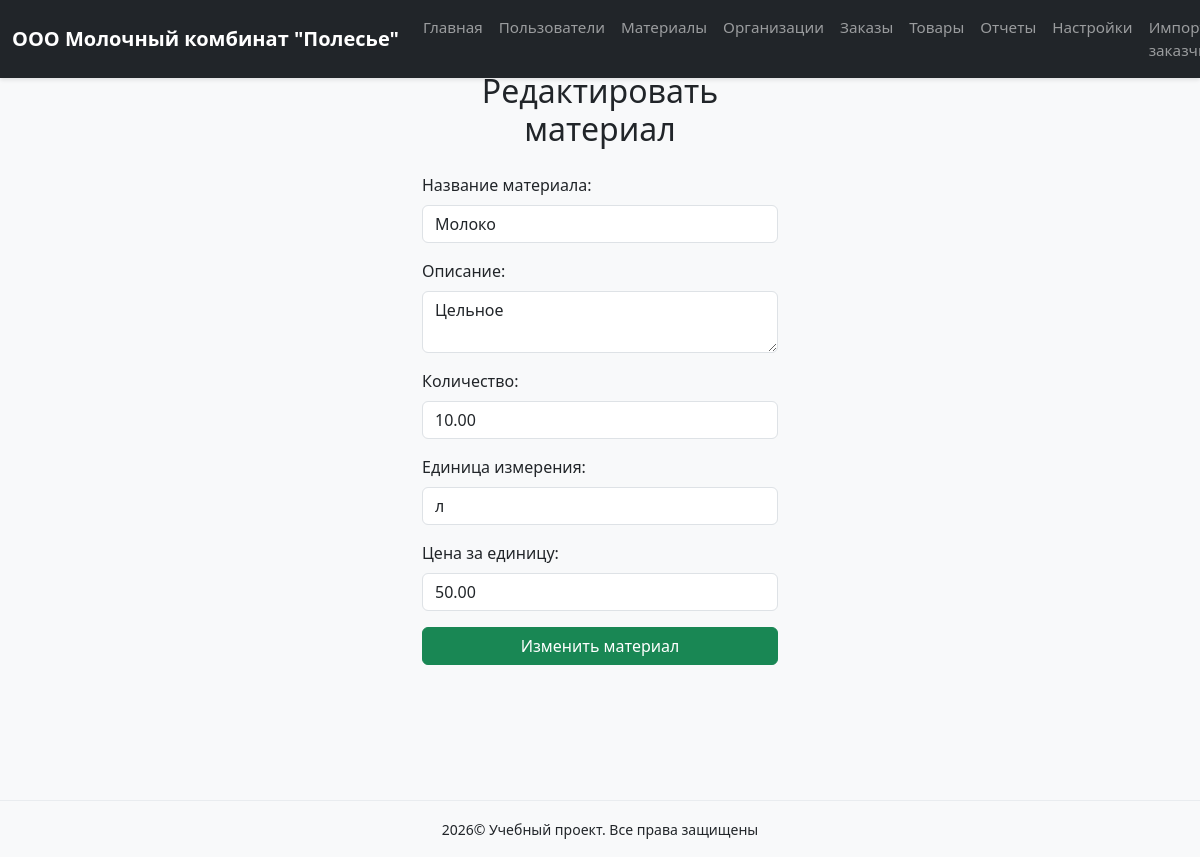
Screenshot of /edit-material/1 (signed in) with the database file from the repository.
### models.py (models this page shows, shortened)
class Material(db.Model):
    __tablename__ = 'materials'
    id = db.Column(db.Integer, primary_key=True)
    name = db.Column(db.String(100), nullable=False)
    description = db.Column(db.Text)
    quantity = db.Column(db.Float, nullable=False)
    unit = db.Column(db.String(20), nullable=False)
    price_per_unit = db.Column(db.Float, nullable=False)
    created_at = db.Column(db.DateTime, default=datetime.utcnow)
    updated_at = db.Column(db.DateTime, onupdate=datetime.utcnow)

### routes.py (the view, shortened to what this page needs)
@main_bp.route('/edit-material/<int:id>', methods=['GET', 'POST'])
@login_required
def edit_material(id):
    material = Material.query.get_or_404(id)
    form = EditMaterialForm(obj=material)
    return render_template('edit_material.html', form=form, material=material)

### forms.py
class EditMaterialForm(FlaskForm):
    name = StringField('Название материала:', validators=[InputRequired(), Length(max=100)])
    description = TextAreaField('Описание:')
    quantity = DecimalField('Количество:', places=2, validators=[InputRequired(), NumberRange(min=0)])
    unit = StringField('Единица измерения:', validators=[InputRequired(), Length(max=20)])
    price_per_unit = DecimalField('Цена за единицу:', places=2, validators=[InputRequired(), NumberRange(min=0)])
    submit = SubmitField('Изменить материал')

### app.py (called while the page is built)
def create_app():
    app = Flask(__name__)
    app.config.from_object('config.DevelopmentConfig')
    app.jinja_env.globals.update(enumerate=enumerate)
    db.init_app(app)
    login_manager.init_app(app)
    login_manager.login_view = 'main.login'
    with app.app_context():
        from models import User
        @login_manager.user_loader
        def load_user(user_id):
            return db.session.get(User, int(user_id))
        from routes import main_bp
        app.register_blueprint(main_bp)
        @app.errorhandler(404)
        def not_found_error(error):
            return render_template('errors/404.html'), 404
        @app.errorhandler(500)
        def internal_error(error):
            db.session.rollback()
            return render_template('errors/500.html'), 500
        db.create_all()
        create_admin_user()
    return app

### templates/edit_material.html (shortened to what this page needs)
{% extends "base.html" %}
{% block content %}
<div class="row justify-content-center">
    <div class="col-md-6 col-lg-4">
        <h2 class="text-center mb-4">Редактировать материал</h2>
        <form action="" method="post">
            <div class="mb-3">
                {{ form.name.label(class="form-label") }}
                {{ form.name(class="form-control") }}
            </div>
            <div class="mb-3">
                {{ form.description.label(class="form-label") }}
                {{ form.description(class="form-control") }}
            </div>
            <div class="mb-3">
                {{ form.quantity.label(class="form-label") }}
                {{ form.quantity(class="form-control") }}
            </div>
            <div class="mb-3">
                {{ form.unit.label(class="form-label") }}
                {{ form.unit(class="form-control") }}
            </div>
            <div class="mb-3">
                {{ form.price_per_unit.label(class="form-label") }}
                {{ form.price_per_unit(class="form-control") }}
            </div>
            <div class="d-grid gap-2">
                {{ form.submit(class="btn btn-primary") }}
            </div>
        </form>
    </div>
</div>
{% endblock %}

### static/css/style.css (style rules this page uses)
html, body { height: 100%; font-family: 'Segoe UI', Tahoma, Geneva, Verdana, sans-serif; background-color: #f8f9fa; margin: 0; padding: 0; }
.btn-primary { background-color: #198754; border-color: #198754; }

### rows the page displays
Material: name "Молоко", description "Цельное", quantity "10.00", unit "л", price_per_unit "50.00"
